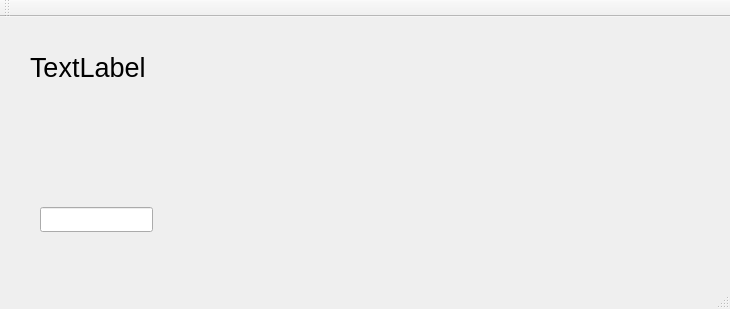
<?xml version="1.0" encoding="UTF-8"?>
<ui version="4.0">
 <class>Application</class>
 <widget class="QMainWindow" name="Application">
  <property name="geometry">
   <rect>
    <x>0</x>
    <y>0</y>
    <width>730</width>
    <height>309</height>
   </rect>
  </property>
  <property name="windowTitle">
   <string>Application</string>
  </property>
  <widget class="QWidget" name="centralWidget">
   <widget class="QLineEdit" name="lineEdit">
    <property name="geometry">
     <rect>
      <x>40</x>
      <y>190</y>
      <width>113</width>
      <height>25</height>
     </rect>
    </property>
   </widget>
   <widget class="QLabel" name="label">
    <property name="geometry">
     <rect>
      <x>30</x>
      <y>30</y>
      <width>341</width>
      <height>41</height>
     </rect>
    </property>
    <property name="font">
     <font>
      <pointsize>20</pointsize>
     </font>
    </property>
    <property name="text">
     <string>TextLabel</string>
    </property>
   </widget>
  </widget>
  <widget class="QMenuBar" name="menuBar">
   <property name="geometry">
    <rect>
     <x>0</x>
     <y>0</y>
     <width>730</width>
     <height>25</height>
    </rect>
   </property>
  </widget>
  <widget class="QToolBar" name="mainToolBar">
   <attribute name="toolBarArea">
    <enum>TopToolBarArea</enum>
   </attribute>
   <attribute name="toolBarBreak">
    <bool>false</bool>
   </attribute>
  </widget>
  <widget class="QStatusBar" name="statusBar"/>
 </widget>
 <layoutdefault spacing="6" margin="11"/>
 <resources/>
 <connections/>
</ui>
